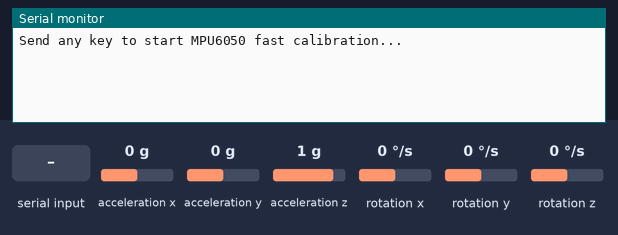
Simulated run of this sketch. Board: Arduino Uno, built with avr-gcc and run on an emulated ATmega328P. Parts: the last lines printed to the serial monitor. The test bench sets the inputs (shaded band); at power-on: acceleration x 0 g, acceleration y 0 g, acceleration z 1 g, rotation x 0 °/s, rotation y 0 °/s, rotation z 0 °/s.

Above: at 1.0 s.
1.1 s: "1" received over Serial
At 2.8 s:
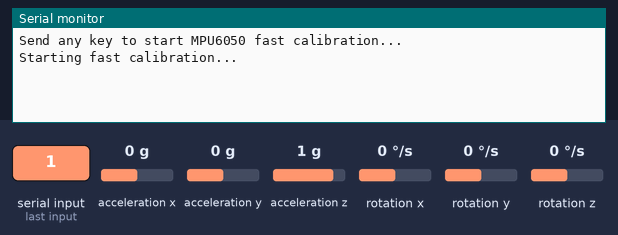
At 4.4 s:
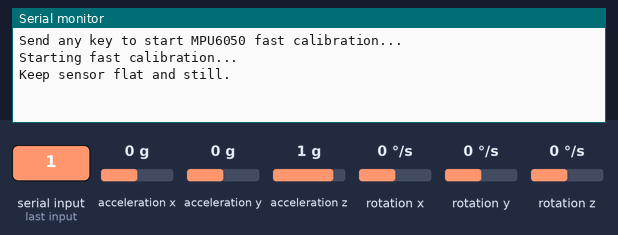

Measured:
- after the input at 1.1 s, the serial monitor: prints a new line after 0.40 s (image 1)

The sketch:

calibration_Balancing_Robot.ino
```cpp
// Fast Calibration Sketch for MPU6050
// Based on Luis Ródenas' original, optimized for speed

#include "I2Cdev.h"
#include "MPU6050.h"
#include "Wire.h"

// TUNING FOR SPEED
int buffersize     = 500;  // Reduced for faster averaging
int acel_deadzone  = 10;   // Looser accel tolerance
int giro_deadzone  = 2;    // Looser gyro tolerance

MPU6050 accelgyro(0x68); // Default I2C address

int16_t ax, ay, az, gx, gy, gz;
long mean_ax, mean_ay, mean_az, mean_gx, mean_gy, mean_gz;
int ax_offset, ay_offset, az_offset, gx_offset, gy_offset, gz_offset;
int state = 0;

void setup() {
  Wire.begin();
  Serial.begin(115200);

  accelgyro.initialize();

  while (Serial.available() && Serial.read());
  while (!Serial.available()) {
    Serial.println(F("Send any key to start MPU6050 fast calibration..."));
    delay(1500);
  }
  while (Serial.available() && Serial.read());

  Serial.println(F("\nStarting fast calibration..."));
  delay(2000);
  Serial.println(F("Keep sensor flat and still."));
  delay(3000);

  Serial.println(accelgyro.testConnection() ? "Connection successful" : "Connection failed");

  accelgyro.setXAccelOffset(0);
  accelgyro.setYAccelOffset(0);
  accelgyro.setZAccelOffset(0);
  accelgyro.setXGyroOffset(0);
  accelgyro.setYGyroOffset(0);
  accelgyro.setZGyroOffset(0);
}

void loop() {
  if (state == 0) {
    Serial.println("\nReading baseline...");
    meansensors();
    state++;
    delay(1000);
  } else if (state == 1) {
    Serial.println("Calibrating offsets...");
    calibration();
    state++;
    delay(1000);
  } else if (state == 2) {
    meansensors();
    Serial.println("\nDone!");
    Serial.print("Final sensor values:\t");
    Serial.print(mean_ax); Serial.print("\t");
    Serial.print(mean_ay); Serial.print("\t");
    Serial.print(mean_az); Serial.print("\t");
    Serial.print(mean_gx); Serial.print("\t");
    Serial.print(mean_gy); Serial.print("\t");
    Serial.println(mean_gz);

    Serial.print("Offsets to use:\t");
    Serial.print(ax_offset); Serial.print("\t");
    Serial.print(ay_offset); Serial.print("\t");
    Serial.print(az_offset); Serial.print("\t");
    Serial.print(gx_offset); Serial.print("\t");
    Serial.print(gy_offset); Serial.print("\t");
    Serial.println(gz_offset);

    Serial.println(F("\nIdeal values: accel = 0 0 16384, gyro = 0 0 0"));
    while (1); // halt
  }
}

void meansensors() {
  long buff_ax = 0, buff_ay = 0, buff_az = 0;
  long buff_gx = 0, buff_gy = 0, buff_gz = 0;

  for (long i = 0; i < buffersize + 100; i++) {
    accelgyro.getMotion6(&ax, &ay, &az, &gx, &gy, &gz);
    if (i >= 100) {
      buff_ax += ax; buff_ay += ay; buff_az += az;
      buff_gx += gx; buff_gy += gy; buff_gz += gz;
    }
    delay(2);
  }

  mean_ax = buff_ax / buffersize;
  mean_ay = buff_ay / buffersize;
  mean_az = buff_az / buffersize;
  mean_gx = buff_gx / buffersize;
  mean_gy = buff_gy / buffersize;
  mean_gz = buff_gz / buffersize;
}

void calibration() {
  ax_offset = -mean_ax / 8;
  ay_offset = -mean_ay / 8;
  az_offset = (16384 - mean_az) / 8;

  gx_offset = -mean_gx / 4;
  gy_offset = -mean_gy / 4;
  gz_offset = -mean_gz / 4;

  while (true) {
    int ready = 0;

    accelgyro.setXAccelOffset(ax_offset);
    accelgyro.setYAccelOffset(ay_offset);
    accelgyro.setZAccelOffset(az_offset);

    accelgyro.setXGyroOffset(gx_offset);
    accelgyro.setYGyroOffset(gy_offset);
    accelgyro.setZGyroOffset(gz_offset);

    meansensors();
    Serial.println(F("..."));

    if (abs(mean_ax) <= acel_deadzone) ready++; else ax_offset -= mean_ax / acel_deadzone;
    if (abs(mean_ay) <= acel_deadzone) ready++; else ay_offset -= mean_ay / acel_deadzone;
    if (abs(16384 - mean_az) <= acel_deadzone) ready++; else az_offset += (16384 - mean_az) / acel_deadzone;

    if (abs(mean_gx) <= giro_deadzone) ready++; else gx_offset -= mean_gx / (giro_deadzone + 1);
    if (abs(mean_gy) <= giro_deadzone) ready++; else gy_offset -= mean_gy / (giro_deadzone + 1);
    if (abs(mean_gz) <= giro_deadzone) ready++; else gz_offset -= mean_gz / (giro_deadzone + 1);

    if (ready == 6) break;
  }
}
```
